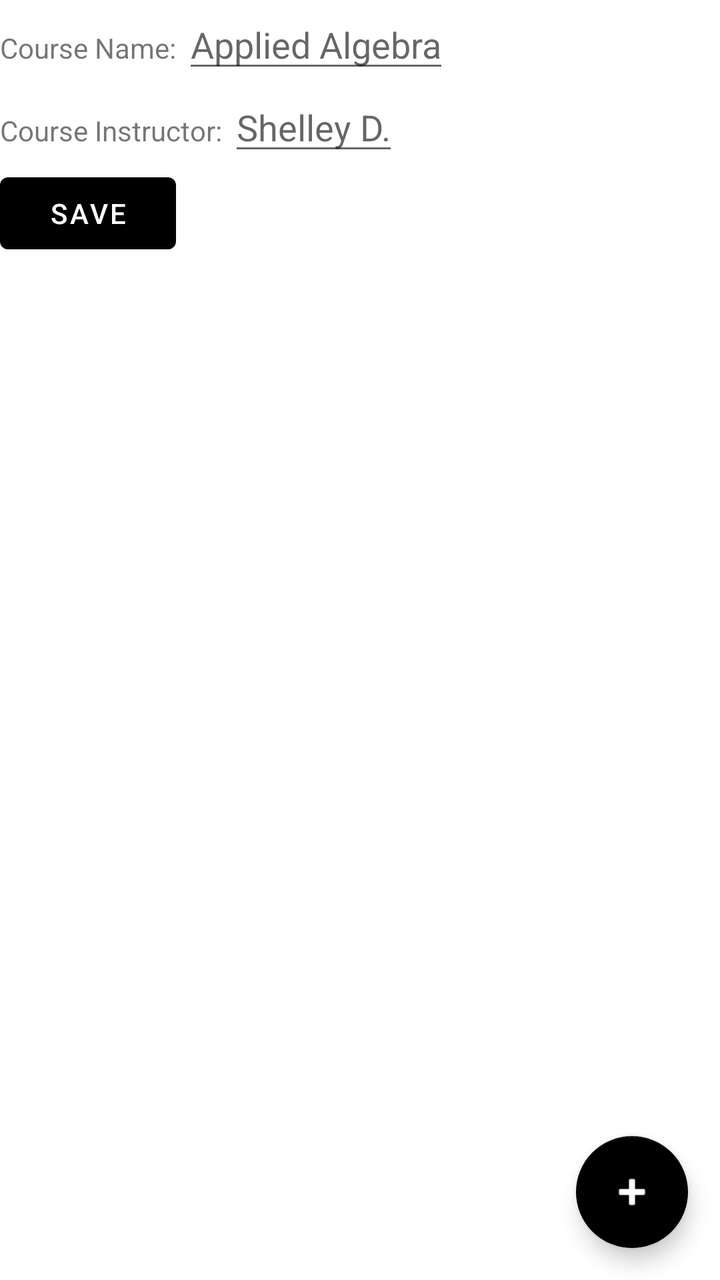
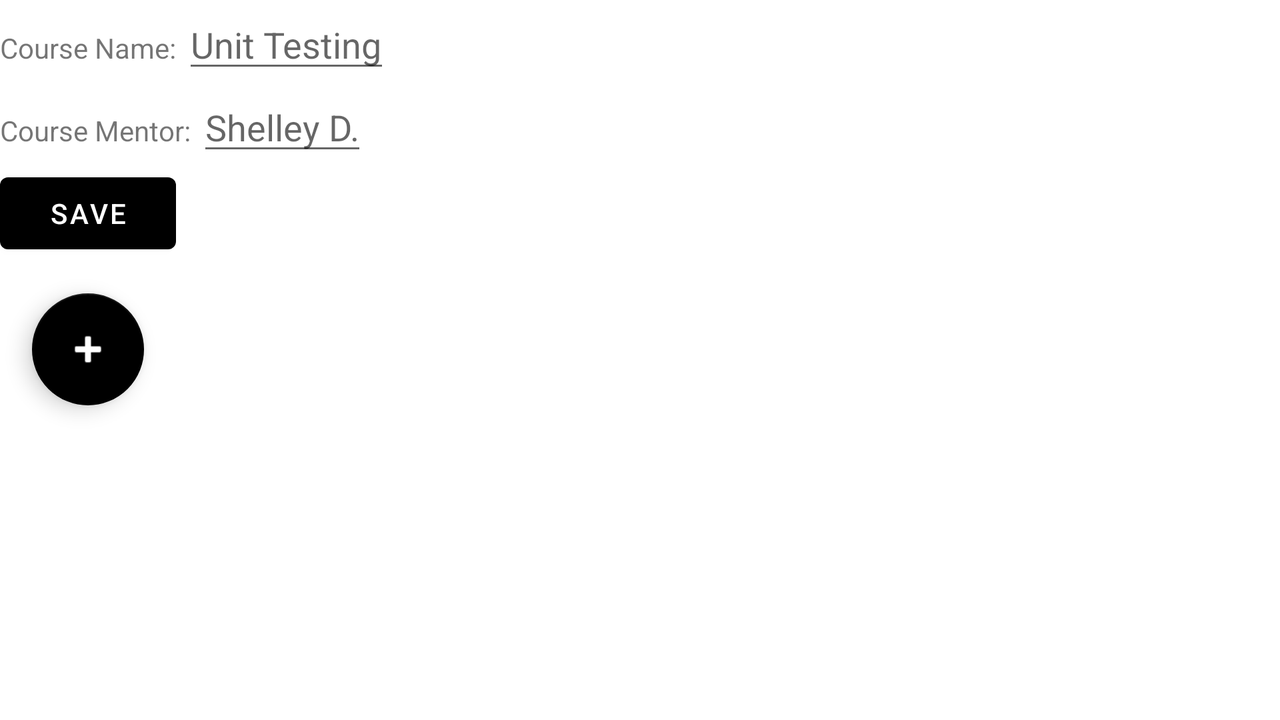

One screen, two layout resources from the same app: the default and the repository's alternative for another configuration. Each is rendered where Android would select it; the XML of both is given below.
<!-- AndroidManifest.xml: application theme Theme.DatabaseApp -->
<!-- res/layout/activity_course.xml -->
<?xml version="1.0" encoding="utf-8"?>
<androidx.constraintlayout.widget.ConstraintLayout xmlns:android="http://schemas.android.com/apk/res/android"
    android:layout_width="match_parent"
    android:layout_height="match_parent"
    xmlns:tools="http://schemas.android.com/tools"
    xmlns:app="http://schemas.android.com/apk/res-auto"
    tools:context=".UI.CourseActivity">

    <com.google.android.material.floatingactionbutton.FloatingActionButton
        android:id="@+id/floatingActionButtonCourse"
        android:layout_width="wrap_content"
        android:layout_height="wrap_content"
        android:layout_margin="16dp"
        android:onClick="addCourse"
        app:srcCompat="@android:drawable/ic_input_add"
        app:layout_constraintBottom_toBottomOf="parent"
        app:layout_constraintRight_toRightOf="parent" />
<ScrollView
    android:id="@+id/scrollViewCourse"
    android:layout_width="match_parent"
    android:layout_height="wrap_content"
    tools:ignore="MissingConstraints">
    <LinearLayout
        android:layout_width="match_parent"
        android:layout_height="wrap_content"
        android:orientation="vertical"
        tools:ignore="MissingConstraints">

    <LinearLayout
        android:layout_width="match_parent"
        android:layout_height="wrap_content"
        android:orientation="horizontal">
        <TextView
            android:layout_width="wrap_content"
            android:layout_height="wrap_content"
            android:text="Course Name: "/>
        <EditText
            android:id="@+id/courseName"
            android:layout_width="wrap_content"
            android:layout_height="wrap_content"
            android:hint="Applied Algebra"/>

    </LinearLayout>
        <LinearLayout
            android:layout_width="match_parent"
            android:layout_height="wrap_content"
            android:orientation="horizontal">
            <TextView
                android:layout_width="wrap_content"
                android:layout_height="wrap_content"
                android:text="Course Instructor: "/>
            <EditText
                android:id="@+id/courseInstructor"
                android:layout_width="wrap_content"
                android:layout_height="wrap_content"
                android:hint="Shelley D."/>

        </LinearLayout>
        <LinearLayout
            android:layout_width="match_parent"
            android:layout_height="wrap_content"
            android:orientation="horizontal">
            <Button
                android:id="@+id/buttonSaveCourse"
                android:layout_width="wrap_content"
                android:layout_height="wrap_content"
                android:onClick="addCourseFromScreen"
                android:text="Save"/>

        </LinearLayout>
    </LinearLayout>
</ScrollView>

    <androidx.recyclerview.widget.RecyclerView
        android:id="@+id/course_recycler_view"
        android:layout_width="match_parent"
        android:layout_height="wrap_content"
        android:layout_marginEnd="24dp"
        app:layout_constraintEnd_toEndOf="@id/scrollViewCourse"
        tools:ignore="MissingConstraints"
        tools:layout_editor_absoluteY="138dp"
        tools:listitem="@layout/course_list_item" />

</androidx.constraintlayout.widget.ConstraintLayout>
<!-- res/layout/course_list_item.xml (included above) -->
<?xml version="1.0" encoding="utf-8"?>
<androidx.cardview.widget.CardView xmlns:android="http://schemas.android.com/apk/res/android"
    android:layout_width="match_parent"
    android:layout_height="wrap_content"
    android:orientation="vertical">

    <RelativeLayout
        android:layout_width="wrap_content"
        android:layout_height="wrap_content"
        android:padding="8dp">

        <TextView
            android:id="@+id/courseName"
            android:layout_width="wrap_content"
            android:layout_height="wrap_content"
            android:text="Course Name"
            android:layout_alignParentStart="true" />

        <TextView
            android:id="@+id/courseStart"
            android:layout_width="wrap_content"
            android:layout_height="wrap_content"
            android:layout_below="@id/courseName"
            android:text="Course Start"
            />

        <TextView
            android:id="@+id/courseEnd"
            android:layout_width="wrap_content"
            android:layout_height="wrap_content"
            android:layout_below="@id/courseName"
            android:layout_toRightOf="@id/courseStart"
            android:text="Course End"
            />

        <TextView
            android:id="@+id/courseInstructor"
            android:layout_width="wrap_content"
            android:layout_height="wrap_content"
            android:layout_alignParentRight="true"
            android:text="Course Instructor"/>

        <TextView
            android:id="@+id/courseNote"
            android:layout_width="wrap_content"
            android:layout_height="wrap_content"
            android:text="Course Notes"
            android:ellipsize="marquee"
            android:layout_alignParentEnd="true"
            android:layout_below="@id/courseInstructor"
            />

        <TextView
            android:id="@+id/courseTermID"
            android:layout_width="wrap_content"
            android:layout_height="wrap_content"
            android:text="TermID:"
            android:layout_below="@id/courseStart"/>




    </RelativeLayout>




</androidx.cardview.widget.CardView>
<!-- resources referenced by this layout -->
<resources>
  <style name="Theme.DatabaseApp" parent="Theme.MaterialComponents.DayNight.DarkActionBar">
          
          <item name="colorPrimary">@color/black</item>
          <item name="colorPrimaryVariant">@color/black</item>
          <item name="colorOnPrimary">@color/white</item>
          
          <item name="colorSecondary">@color/black</item>
          <item name="colorSecondaryVariant">@color/black</item>
          <item name="colorOnSecondary">@color/white</item>
          
          <item name="android:statusBarColor" tools:targetApi="l">?attr/colorPrimaryVariant</item>
          
      </style>
</resources>
<!-- res/layout-land/activity_course.xml (the repository's variant of the layout above) -->
<!-- drawn on the phone turned sideways -->
<?xml version="1.0" encoding="utf-8"?>
<androidx.constraintlayout.widget.ConstraintLayout xmlns:android="http://schemas.android.com/apk/res/android"
    android:layout_width="match_parent"
    android:layout_height="match_parent"
    xmlns:tools="http://schemas.android.com/tools"
    xmlns:app="http://schemas.android.com/apk/res-auto"
    tools:context=".UI.CourseActivity">


<ScrollView
    android:id="@+id/scrollViewCourse"
    android:layout_width="match_parent"
    android:layout_height="wrap_content"
    tools:ignore="MissingConstraints">
    <LinearLayout
        android:layout_width="match_parent"
        android:layout_height="wrap_content"
        android:orientation="vertical"
        tools:ignore="MissingConstraints">

    <LinearLayout
        android:layout_width="match_parent"
        android:layout_height="wrap_content"
        android:orientation="horizontal">
        <TextView
            android:layout_width="wrap_content"
            android:layout_height="wrap_content"
            android:text="Course Name: "/>
        <EditText
            android:id="@+id/courseName"
            android:layout_width="wrap_content"
            android:layout_height="wrap_content"
            android:hint="Unit Testing"/>

    </LinearLayout>
        <LinearLayout
            android:layout_width="match_parent"
            android:layout_height="wrap_content"
            android:orientation="horizontal">
            <TextView
                android:layout_width="wrap_content"
                android:layout_height="wrap_content"
                android:text="Course Mentor: "/>
            <EditText
                android:id="@+id/courseMentor"
                android:layout_width="wrap_content"
                android:layout_height="wrap_content"
                android:hint="Shelley D."/>

        </LinearLayout>
        <LinearLayout
            android:layout_width="match_parent"
            android:layout_height="wrap_content"
            android:orientation="horizontal">
            <Button
                android:id="@+id/buttonSaveCourse"
                android:layout_width="wrap_content"
                android:layout_height="wrap_content"
                android:onClick="addCourseFromScreen"
                android:text="Save"/>

        </LinearLayout>

        <androidx.recyclerview.widget.RecyclerView
            android:id="@+id/course_recycler_view"
            android:layout_width="match_parent"
            android:layout_height="wrap_content"
            android:layout_marginEnd="24dp"
            app:layout_constraintEnd_toEndOf="@id/scrollViewCourse"
            tools:ignore="MissingConstraints"
            tools:layout_editor_absoluteY="138dp"
            tools:listitem="@layout/course_list_item" />

        <com.google.android.material.floatingactionbutton.FloatingActionButton
            android:id="@+id/floatingActionButtonCourse"
            android:layout_width="wrap_content"
            android:layout_height="wrap_content"
            android:layout_margin="16dp"
            android:onClick="addCourse"
            app:srcCompat="@android:drawable/ic_input_add"
            app:layout_constraintBottom_toBottomOf="parent"
            app:layout_constraintRight_toRightOf="parent" />

    </LinearLayout>
</ScrollView>


</androidx.constraintlayout.widget.ConstraintLayout>
